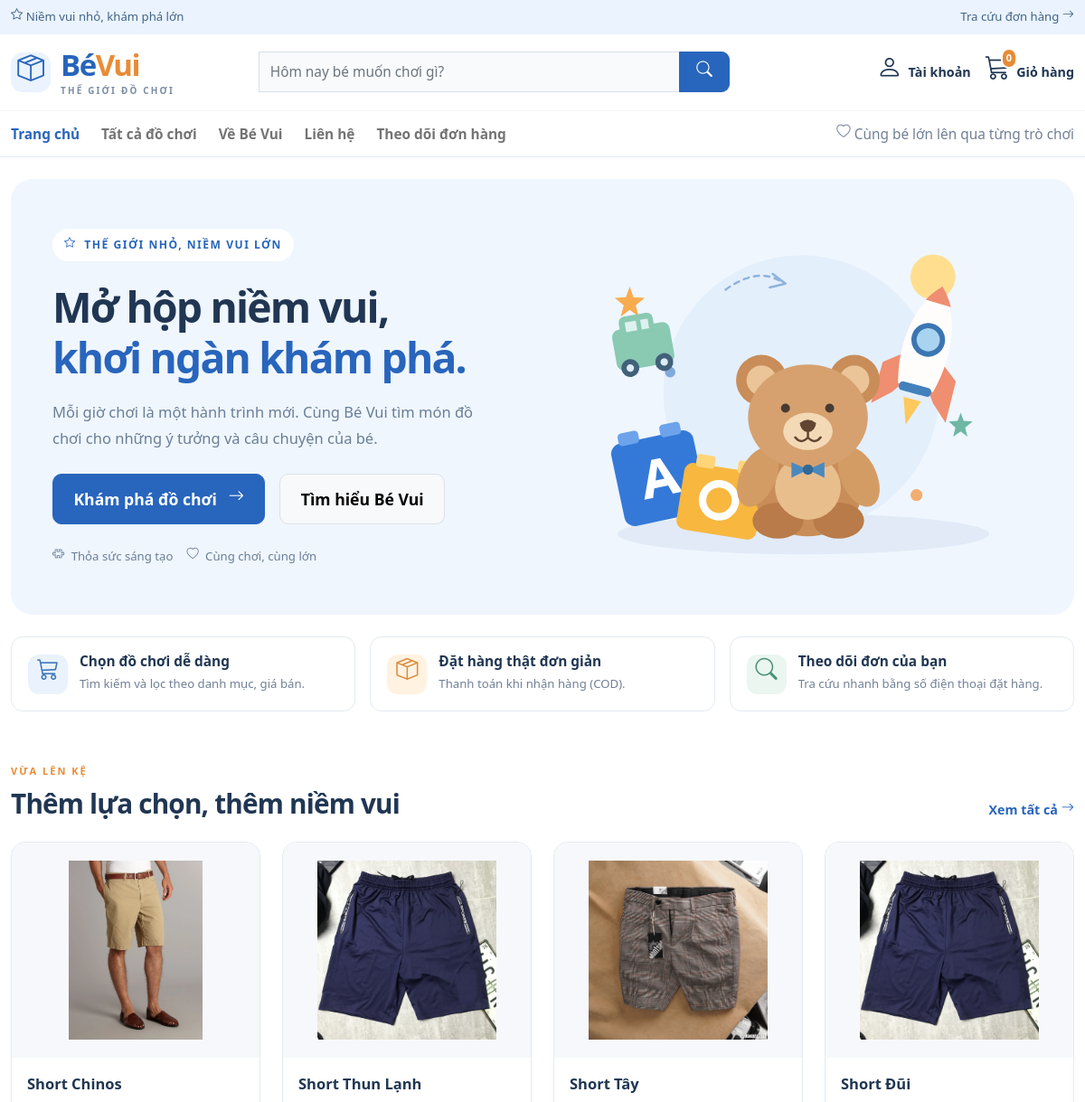
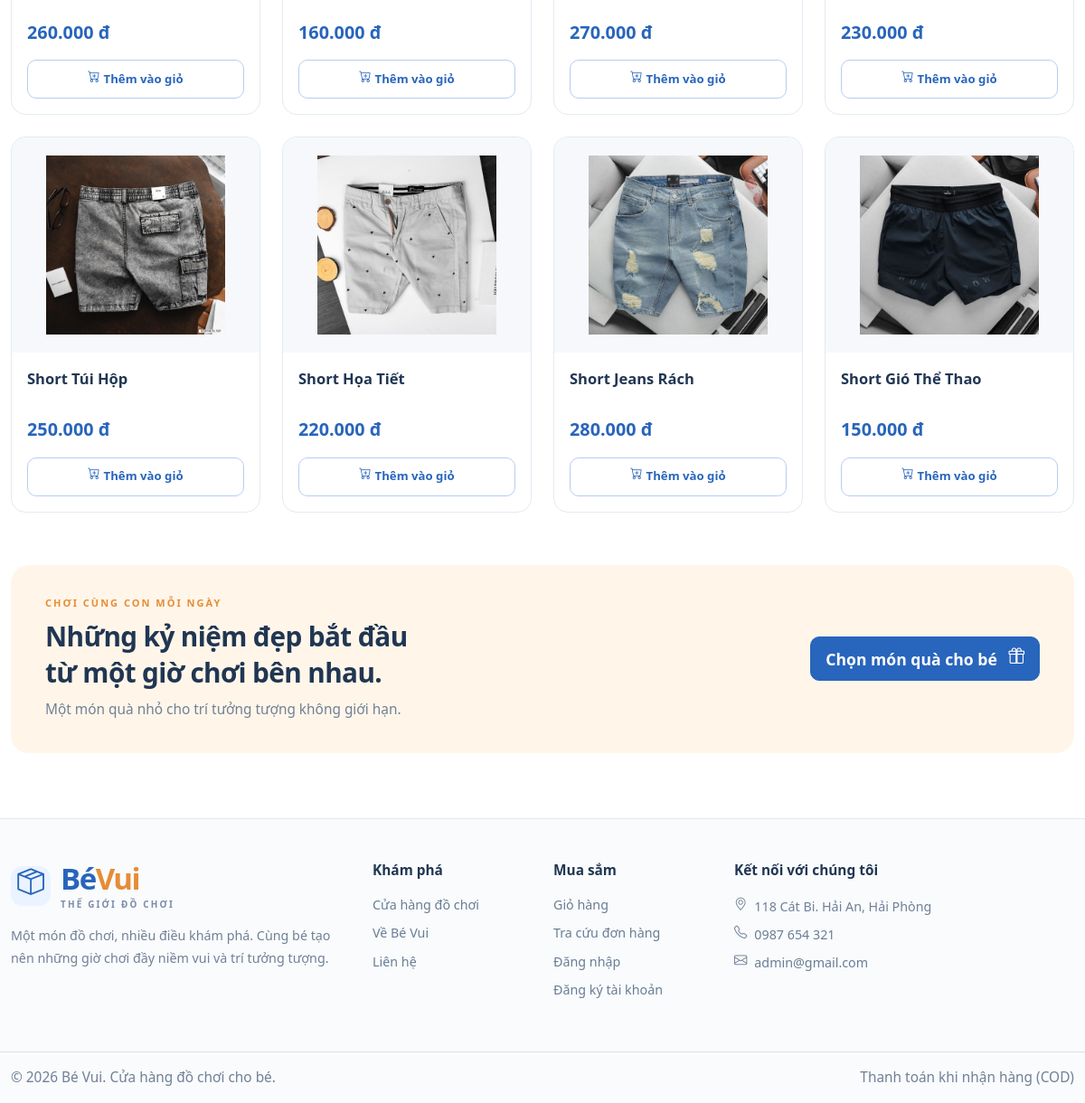
The page / on the database its author committed (2 pictures, top to bottom).
### tables this page shows
CREATE TABLE `san_pham` (
  `id_sp` int NOT NULL AUTO_INCREMENT,
  `id_mau_sac` int DEFAULT NULL,
  `id_kich_co` int DEFAULT NULL,
  `hinh_anh` varchar(255) DEFAULT NULL,
  `ten_sp` varchar(100) DEFAULT NULL,
  `gia_sp` decimal(10,2) DEFAULT NULL,
  `so_luong` int DEFAULT NULL,
  `loai` varchar(50) DEFAULT NULL,
  `id_danh_muc` int DEFAULT NULL,
  `Mo_ta` text NOT NULL,
  `trang_thai` tinyint NOT NULL DEFAULT '0',
  `luot_xem` int DEFAULT '0',
  PRIMARY KEY (`id_sp`),
  KEY `fk_sanpham_danhmuc` (`id_danh_muc`),
  CONSTRAINT `fk_sanpham_danhmuc` FOREIGN KEY (`id_danh_muc`) REFERENCES `danh_muc` (`id_danh_muc`) ON DELETE CASCADE ON UPDATE CASCADE
);

### Controller/HomeController.php (called while the page is built, shortened)
<?php
include_once "Model/UserSanpham.php";
class HomeController {
    private $userSanpham;
    public function __construct() {
        $this->userSanpham = new UserSanpham();
    }
    public function home() {
        $newProducts = $this->userSanpham->getNewArrivals();
        include "views/home.php";
    }
}
?>

### views/layout/helpers.php (called while the page is built, shortened)
<?php
function storeEscape($value) { return htmlspecialchars((string)$value, ENT_QUOTES, 'UTF-8'); }
function storeMoney($value) { return number_format((float)$value, 0, ',', '.') . ' đ'; }
function storeProductImage($name) {
    $name = is_string($name) ? basename($name) : '';
    return $name !== '' && is_file(__DIR__ . '/../../admin/image/' . $name) ? 'admin/image/' . $name : 'img/toy-placeholder.svg';
}

### Model/pdo.php (called while the page is built, shortened)
<?php
function pdo_get_connection(){
    $dburl = "mysql:host=localhost;dbname=dochoi;charset=utf8";
    $username = 'root';
    $password = '';
    $conn = new PDO($dburl, $username, $password);
    $conn->setAttribute(PDO::ATTR_ERRMODE, PDO::ERRMODE_EXCEPTION);
    return $conn;
}
function pdo_query($sql){
    $sql_args = array_slice(func_get_args(), 1);
    try{
        $conn = pdo_get_connection();
        $stmt = $conn->prepare($sql);
        $stmt->execute($sql_args);
        $rows = $stmt->fetchAll();
        return $rows;
    }
    catch(PDOException $e){
        throw $e;
    }
    finally{
        unset($conn);
    }
}

### Model/UserSanpham.php (called while the page is built, shortened)
<?php
include_once "pdo.php";
class UserSanpham {
    public function getNewArrivals() {
        $sql = "SELECT * FROM san_pham WHERE trang_thai = 1 ORDER BY id_sp DESC LIMIT 8";
        return pdo_query($sql);
    }
}
?>

### views/partials/product-card.php (the view)
<article class="card toy-product h-100"><a href="index.php?act=detail&id=<?= (int)$product['id_sp'] ?>" class="toy-product-image"><img src="<?= storeEscape(storeProductImage($product['hinh_anh'])) ?>" alt="<?= storeEscape($product['ten_sp']) ?>" loading="lazy"></a><div class="card-body d-flex flex-column"><a class="toy-product-name" href="index.php?act=detail&id=<?= (int)$product['id_sp'] ?>"><?= storeEscape($product['ten_sp']) ?></a><div class="toy-product-price mt-2 mb-3"><?= storeMoney($product['gia_sp']) ?></div><form class="mt-auto" action="index.php?act=add_to_cart" method="post"><input type="hidden" name="id_sp" value="<?= (int)$product['id_sp'] ?>"><input type="hidden" name="quantity" value="1"><button class="btn btn-outline-primary w-100" name="add_to_cart" type="submit" <?= (int)$product['so_luong'] <= 0 ? 'disabled' : '' ?>><i class="bi bi-<?= (int)$product['so_luong'] > 0 ? 'cart-plus' : 'box' ?> me-1" aria-hidden="true"></i><?= (int)$product['so_luong'] > 0 ? 'Thêm vào giỏ' : 'Tạm hết hàng' ?></button></form></div></article>

### index.php (shortened to what this page needs)
<?php
include_once "Controller/HomeController.php";
$homeController = new HomeController();
if (isset($_GET['act'])) {
    $act = $_GET['act'];
} else {
    $act = '/';
}
switch ($act) {
    default:
        $homeController->home();
        break;
}
?>

### views/layout/header.php (shortened to what this page needs)
<?php
require_once __DIR__ . '/helpers.php';
$storeAct = is_string($_GET['act'] ?? null) ? $_GET['act'] : '/';
$cartCount = array_sum(array_column($_SESSION['cart'] ?? [], 'so_luong'));
?>
<!doctype html>
<html lang="vi">
<head>
<link rel="stylesheet" href="admin/views/assets/css/bootstrap.css">
<link rel="stylesheet" href="admin/views/assets/vendors/bootstrap-icons/bootstrap-icons.css">
<link rel="stylesheet" href="css/storefront.css?v=3">
</head>
<body class="store-body d-flex flex-column min-vh-100">
<div class="store-topline"><div class="container d-flex justify-content-between gap-3"><span><i class="bi bi-star" aria-hidden="true"></i> Niềm vui nhỏ, khám phá lớn</span><a href="index.php?act=check_order">Tra cứu đơn hàng <i class="bi bi-arrow-right" aria-hidden="true"></i></a></div></div>
<header class="store-header">
<div class="container py-3 d-flex flex-wrap align-items-center gap-3 gap-lg-4">
<a href="index.php" class="store-brand"><span class="brand-symbol"><i class="bi bi-box-seam" aria-hidden="true"></i></span><span>Bé<span class="brand-orange">Vui</span><small>THẾ GIỚI ĐỒ CHƠI</small></span></a>
<form class="store-search input-group" action="index.php" method="get" role="search"><input type="hidden" name="act" value="shop"><label class="visually-hidden" for="store-search">Tìm sản phẩm</label><input id="store-search" class="form-control" name="keyword" type="search" placeholder="Hôm nay bé muốn chơi gì?" value="<?= storeEscape(is_string($_GET['keyword'] ?? null) ? $_GET['keyword'] : '') ?>"><button class="btn btn-primary" aria-label="Tìm kiếm"><i class="bi bi-search" aria-hidden="true"></i></button></form>
<div class="store-header-actions ms-auto d-flex align-items-center gap-3">
<?php if (isset($_SESSION['user_login'])): ?><div class="dropdown"><button type="button" class="btn store-account dropdown-toggle" data-bs-toggle="dropdown" aria-expanded="false"><i class="bi bi-person" aria-hidden="true"></i><span class="d-none d-lg-inline"><?= storeEscape($_SESSION['user_login']['ho_ten'] ?: $_SESSION['user_login']['username']) ?></span></button><div class="dropdown-menu dropdown-menu-end p-3"><span class="dropdown-item-text small text-muted mb-2"><?= storeEscape($_SESSION['user_login']['username']) ?></span><form method="post" action="index.php?act=logout"><input type="hidden" name="csrf_token" value="<?= storeEscape($_SESSION['front_csrf'] ?? '') ?>"><button class="btn btn-outline-secondary w-100 btn-sm">Đăng xuất</button></form></div></div>
<?php else: ?><a class="store-account" href="index.php?act=login"><i class="bi bi-person" aria-hidden="true"></i><span class="d-none d-lg-inline">Tài khoản</span></a><?php endif; ?>
<a href="index.php?act=cart" class="store-cart" aria-label="Giỏ hàng, <?= (int)$cartCount ?> sản phẩm"><i class="bi bi-cart3" aria-hidden="true"></i><span class="cart-count"><?= (int)$cartCount ?></span><span class="d-none d-lg-inline">Giỏ hàng</span></a>
</div>
</div>
<nav class="navbar navbar-expand-md navbar-light store-nav" aria-label="Điều hướng cửa hàng"><div class="container"><div class="collapse navbar-collapse" id="storeNavigation"><ul class="navbar-nav gap-md-4">
<?php foreach (['/'=>'Trang chủ','shop'=>'Tất cả đồ chơi','about'=>'Về Bé Vui','contact'=>'Liên hệ','check_order'=>'Theo dõi đơn hàng'] as $route=>$label): $active = $storeAct === $route || ($route==='shop' && $storeAct==='detail') || ($route==='check_order' && $storeAct==='history_detail'); ?><li class="nav-item"><a class="nav-link <?= $active ? 'active' : '' ?>" <?= $active ? 'aria-current="page"' : '' ?> href="<?= $route==='/' ? 'index.php' : 'index.php?act='.$route ?>"><?= $label ?></a></li><?php endforeach; ?>
</ul><span class="ms-auto small text-muted d-none d-lg-block"><i class="bi bi-heart" aria-hidden="true"></i> Cùng bé lớn lên qua từng trò chơi</span></div></div></nav>
</header>
<main id="store-main" class="flex-grow-1">

### views/home.php (shortened to what this page needs)
<?php include __DIR__ . '/layout/header.php'; ?>
<section class="container pt-4"><div class="toy-hero"><div class="row align-items-center g-4"><div class="col-lg-6"><span class="hero-eyebrow"><i class="bi bi-star me-1" aria-hidden="true"></i> THẾ GIỚI NHỎ, NIỀM VUI LỚN</span><h1>Mở hộp niềm vui,<br><span>khơi ngàn khám phá.</span></h1><p>Mỗi giờ chơi là một hành trình mới. Cùng Bé Vui tìm món đồ chơi cho những ý tưởng và câu chuyện của bé.</p><div class="d-flex flex-wrap gap-3 mt-4"><a class="btn btn-primary btn-lg" href="index.php?act=shop">Khám phá đồ chơi <i class="bi bi-arrow-right ms-2" aria-hidden="true"></i></a><a class="btn btn-light btn-lg border" href="index.php?act=about">Tìm hiểu Bé Vui</a></div><div class="hero-tags"><span><i class="bi bi-puzzle me-1" aria-hidden="true"></i> Thỏa sức sáng tạo</span><span><i class="bi bi-heart me-1" aria-hidden="true"></i> Cùng chơi, cùng lớn</span></div></div><div class="col-lg-6"><img src="img/toy-hero.svg" class="hero-illustration" alt="Gấu bông, tên lửa và những khối xếp hình nhiều màu sắc" width="640" height="480" fetchpriority="high"></div></div></div></section>
<section class="container py-4"><div class="row g-3"><div class="col-md-4"><div class="toy-benefit"><span class="benefit-icon blue"><i class="bi bi-cart3" aria-hidden="true"></i></span><div><h2>Chọn đồ chơi dễ dàng</h2><p>Tìm kiếm và lọc theo danh mục, giá bán.</p></div></div></div><div class="col-md-4"><div class="toy-benefit"><span class="benefit-icon orange"><i class="bi bi-box-seam" aria-hidden="true"></i></span><div><h2>Đặt hàng thật đơn giản</h2><p>Thanh toán khi nhận hàng (COD).</p></div></div></div><div class="col-md-4"><div class="toy-benefit"><span class="benefit-icon green"><i class="bi bi-search" aria-hidden="true"></i></span><div><h2>Theo dõi đơn của bạn</h2><p>Tra cứu nhanh bằng số điện thoại đặt hàng.</p></div></div></div></div></section>
<section class="container store-section"><div class="section-heading"><div><span class="section-eyebrow">VỪA LÊN KỆ</span><h2>Thêm lựa chọn, thêm niềm vui</h2></div><a href="index.php?act=shop" class="section-link">Xem tất cả <i class="bi bi-arrow-right" aria-hidden="true"></i></a></div><div class="row g-3 g-lg-4"><?php foreach ($newProducts as $product): ?><div class="col-6 col-md-4 col-lg-3"><?php include __DIR__ . '/partials/product-card.php'; ?></div><?php endforeach; ?><?php if (!$newProducts): ?><div class="col-12"><div class="store-empty"><i class="bi bi-box-seam" aria-hidden="true"></i><h3>Các món đồ chơi đang được chuẩn bị</h3><p>Ghé lại cửa hàng để khám phá những sản phẩm mới nhé.</p></div></div><?php endif; ?></div></section>
<section class="container store-section"><div class="toy-callout"><div><span class="section-eyebrow">CHƠI CÙNG CON MỖI NGÀY</span><h2>Những kỷ niệm đẹp bắt đầu<br>từ một giờ chơi bên nhau.</h2><p class="mb-0 text-muted">Một món quà nhỏ cho trí tưởng tượng không giới hạn.</p></div><a href="index.php?act=shop" class="btn btn-primary">Chọn món quà cho bé <i class="bi bi-gift ms-2" aria-hidden="true"></i></a></div></section>
<?php include __DIR__ . '/layout/footer.php'; ?>

### views/layout/footer.php (shortened to what this page needs)
</main>
<footer class="store-footer mt-5"><div class="container py-5"><div class="row g-4">
<div class="col-lg-4"><a class="store-brand mb-3" href="index.php"><span class="brand-symbol"><i class="bi bi-box-seam" aria-hidden="true"></i></span><span>Bé<span class="brand-orange">Vui</span><small>THẾ GIỚI ĐỒ CHƠI</small></span></a><p class="text-muted mb-0">Một món đồ chơi, nhiều điều khám phá. Cùng bé tạo nên những giờ chơi đầy niềm vui và trí tưởng tượng.</p></div>
<div class="col-6 col-lg-2"><h2>Khám phá</h2><a href="index.php?act=shop">Cửa hàng đồ chơi</a><a href="index.php?act=about">Về Bé Vui</a><a href="index.php?act=contact">Liên hệ</a></div>
<div class="col-6 col-lg-2"><h2>Mua sắm</h2><a href="index.php?act=cart">Giỏ hàng</a><a href="index.php?act=check_order">Tra cứu đơn hàng</a><a href="index.php?act=login">Đăng nhập</a><a href="index.php?act=register">Đăng ký tài khoản</a></div>
<div class="col-lg-4"><h2>Kết nối với chúng tôi</h2><p class="text-muted small mb-2"><i class="bi bi-geo-alt me-2" aria-hidden="true"></i>118 Cát Bi. Hải An, Hải Phòng</p><a href="tel:+84987654321"><i class="bi bi-telephone me-2" aria-hidden="true"></i>0987 654 321</a><a href="mailto:admin@gmail.com"><i class="bi bi-envelope me-2" aria-hidden="true"></i>admin@gmail.com</a></div>
</div></div><div class="border-top"><div class="container py-3 small text-muted d-flex flex-wrap justify-content-between gap-2"><span>© <?= (new DateTimeImmutable('now', new DateTimeZone('Asia/Ho_Chi_Minh')))->format('Y') ?> Bé Vui. Cửa hàng đồ chơi cho bé.</span><span>Thanh toán khi nhận hàng (COD)</span></div></div></footer>
</body></html>

### rows shown on the page
san_pham: hinh_anh (picture), ten_sp "Short Chinos", gia_sp "260.000 đ", so_luong "Thêm vào giỏ"
san_pham: hinh_anh (picture), ten_sp "Short Thun Lạnh", gia_sp "160.000 đ", so_luong "Thêm vào giỏ"
san_pham: hinh_anh (picture), ten_sp "Short Tây", gia_sp "270.000 đ", so_luong "Thêm vào giỏ"
san_pham: hinh_anh (picture), ten_sp "Short Đũi", gia_sp "230.000 đ", so_luong "Thêm vào giỏ"
san_pham: hinh_anh (picture), ten_sp "Short Túi Hộp", gia_sp "250.000 đ", so_luong "Thêm vào giỏ"
san_pham: hinh_anh (picture), ten_sp "Short Họa Tiết", gia_sp "220.000 đ", so_luong "Thêm vào giỏ"
san_pham: hinh_anh (picture), ten_sp "Short Jeans Rách", gia_sp "280.000 đ", so_luong "Thêm vào giỏ"
san_pham: hinh_anh (picture), ten_sp "Short Gió Thể Thao", gia_sp "150.000 đ", so_luong "Thêm vào giỏ"

### other values the page prints
$cartCount "0"
$label "Trang chủ"
$label "Tất cả đồ chơi"
$label "Về Bé Vui"
$label "Liên hệ"
$label "Theo dõi đơn hàng"
